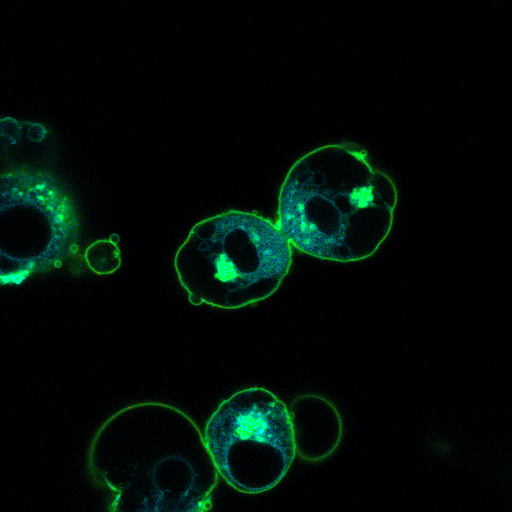
%> input picture MATLAB Projects/CellLifeTime/4-0005 coloured.tif, 512 x 512 px
$ octave CellLifetime.m   (GNU Octave 9; MATLAB toolbox functions it lacks are replaced by stand-ins)
%> lines starting %> are read from the running program, lines starting %| are printed output that depends on the picture
### MATLAB Projects/CellLifeTime/parameters.m
function [varargout]=parameters(ch)

if ch==1

    %parameters for CellLifetime function


    disp = true; % set disp as true to show all the images otherwise set as false
    StatCh = 'median'; %set statistic choice as 'mean', 'median','min','max','var','std'
    %Active contours
    noIterations = 1000; % default 1000
    smthFactor = 3; %default 3
    contrBias = 0; % default 0

    %Image Enhancement
    blk_size =11;
    ratioTh =1.5; %default 0.8
    %Image Binarization
    objArea = 1500; %default 1500
    %Lifetime Calculations
    angStep = 10;


    varargout{1} = disp;
    varargout{2} = StatCh;
    varargout{3} = noIterations;
    varargout{4} = smthFactor;
    varargout{5} = contrBias;
    varargout{6} = blk_size;
    varargout{7} = ratioTh;
    varargout{8} = objArea;
    varargout{9} = angStep;


else
    %parameters for AnglePartitionDisplay function

    %Lifetime Calculations
    angStep = 10;
    PartDisp = [23:30];

    varargout{1} = angStep;
    varargout{2} = PartDisp;

end

### MATLAB Projects/CellLifeTime/CellLifetime.m
%function CellLifetime()
clear all
close all
clc

[dispCh, StatCh, noIterations, smthFactor, contrBias, blk_size, ratioTh, objArea, angStep]=parameters(1); %run parameters.m file to load all the parameters

%load both the images (color and lifetime)
uiwait(msgbox('Please Select a color (RGB) Image'));
folder = pwd;
% Get the name of the file that the user wants to use.

imcount =0;
while imcount < 2
    defaultFileName = fullfile(folder, '*.*');
    [baseFileName, folder] = uigetfile(defaultFileName, 'Select a file');
%> the answer given: 4-0005 coloured.tif
    if baseFileName > 0
        imcount =imcount+1;
        fullFileName = fullfile(folder, baseFileName);
        if imcount ==1
            x_rgb = imread(fullFileName);
%> x_rgb is the input picture: size 512x512x3 uint8; mean R, G, B 1, 12.2, 8
            uiwait(msgbox('Please Select a lifetime Image'));
        else

            x_lifetime = double(imread(fullFileName));
        end
    end


end
x_rgb = x_rgb(:,:,1:3);
%%
% Reading and displaying the original RGB Image
figure,imshow(x_rgb,[]),title('Original RGB Image')

%%
%splitting into to colour layers
x_red = x_rgb(:,:,1);
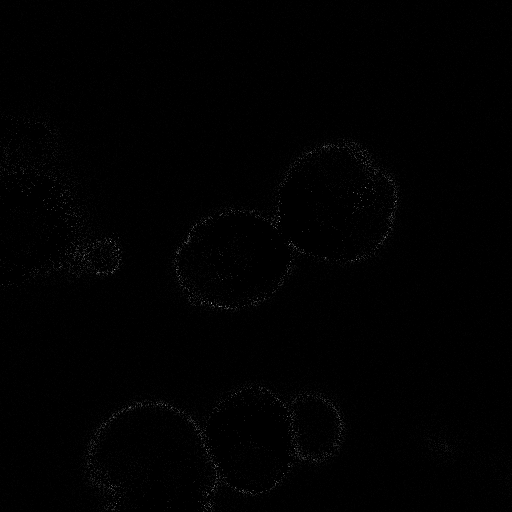
%> x_red: size 512x512 uint8; min 0, max 169, mean 1
x_green = x_rgb(:,:,2);
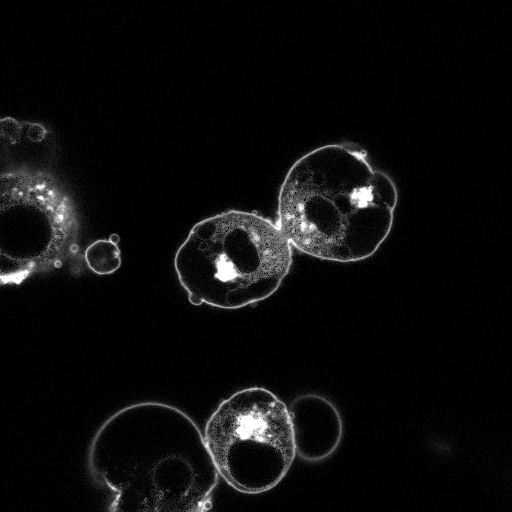
%> x_green: size 512x512 uint8; min 0, max 255, mean 12.2
x_blue = x_rgb(:,:,3);
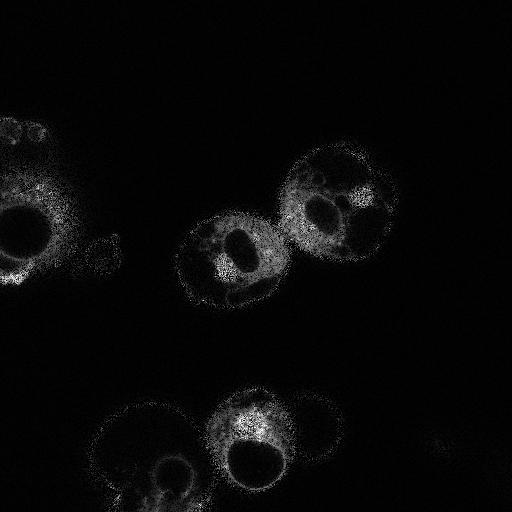
%> x_blue: size 512x512 uint8; min 0, max 255, mean 8


%%
%%%%%%%% Applying active contours (AC) algorithm to get the outer counter of the cell

% mask creation for AC
ResImg = zeros(size(x_green));
%> (the run ends here)
